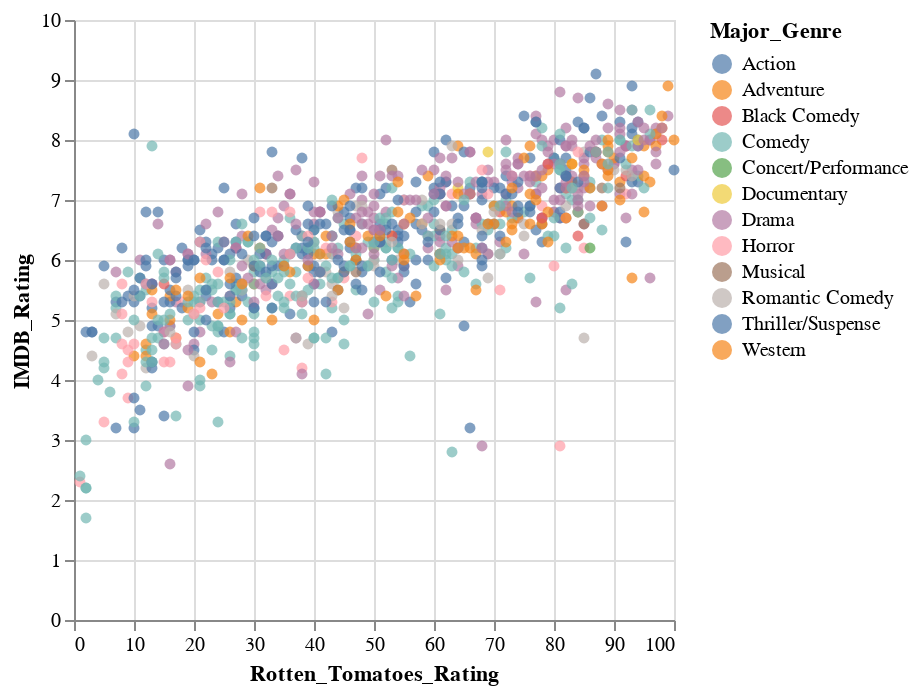

The code cell stored with this chart in its notebook:
### Markdown cell above
### Legends

We saw before how we could use the `bind` parameter 
of an altair selection
to link it to the legend of the plot.

### Code cell
select_genre = alt.selection_point(
    fields=['Major_Genre'], # limit selection to the Major_Genre field
    bind='legend'
)

alt.Chart(movies).mark_circle().encode(
    x='Rotten_Tomatoes_Rating',
    y='IMDB_Rating',
    tooltip='Title',
    color='Major_Genre',
    opacity=alt.condition(select_genre, alt.value(0.7), alt.value(0.1))
).add_params(
    select_genre
)

### Figure 1 — Vega specification as saved in the notebook (floating-point values rounded to 4 significant figures; data arrays with more than 128 entries replaced by an {"elided": "..."} marker saying what was removed)
{"$schema": "https://vega.github.io/schema/vega/v5.json", "data": [{"name": "param_1_store"}, {"name": "source_0", "values": {"elided": "978 records"}}, {"name": "source_0_x_domain_Rotten_Tomatoes_Rating", "values": [{"min": 1.0, "max": 100.0}]}, {"name": "source_0_y_domain_IMDB_Rating", "values": [{"min": 1.7, "max": 9.1}]}, {"name": "source_0_color_domain_Major_Genre", "values": [{"Major_Genre": "Action"}, {"Major_Genre": "Black Comedy"}, {"Major_Genre": "Comedy"}, {"Major_Genre": "Drama"}, {"Major_Genre": "Adventure"}, {"Major_Genre": "Horror"}, {"Major_Genre": "Thriller/Suspense"}, {"Major_Genre": "Documentary"}, {"Major_Genre": "Romantic Comedy"}, {"Major_Genre": "Western"}, {"Major_Genre": "Musical"}, {"Major_Genre": "Concert/Performance"}]}], "signals": [{"name": "unit", "value": {}, "on": [{"events": "pointermove", "update": "isTuple(group()) ? group() : unit"}]}, {"name": "param_1_Major_Genre_legend", "value": null, "on": [{"events": [{"source": "view", "markname": "Major_Genre_legend_symbols", "type": "click"}, {"source": "view", "markname": "Major_Genre_legend_labels", "type": "click"}, {"source": "view", "markname": "Major_Genre_legend_entries", "type": "click"}], "update": "isDefined(datum.value) ? datum.value : item().items[0].items[0].datum.value", "force": true}, {"events": [{"source": "view", "type": "click"}], "update": "!event.item || !datum ? null : param_1_Major_Genre_legend", "force": true}]}, {"name": "param_1", "update": "vlSelectionResolve(\"param_1_store\", \"union\", true, true)"}, {"name": "param_1_tuple", "update": "param_1_Major_Genre_legend !== null ? {fields: param_1_tuple_fields, values: [param_1_Major_Genre_legend]} : null"}, {"name": "param_1_tuple_fields", "value": [{"type": "E", "field": "Major_Genre"}]}, {"name": "param_1_toggle", "value": false, "on": [{"events": {"merge": [{"source": "view", "type": "click"}]}, "update": "event.shiftKey"}]}, {"name": "param_1_modify", "on": [{"events": {"signal": "param_1_tuple"}, "update": "modify(\"param_1_store\", param_1_toggle ? null : param_1_tuple, param_1_toggle ? null : true, param_1_toggle ? param_1_tuple : null)"}]}], "marks": [{"type": "symbol", "name": "marks", "from": {"data": "source_0"}, "encode": {"update": {"opacity": [{"value": 0.7, "test": "!length(data(\"param_1_store\")) || vlSelectionTest(\"param_1_store\", datum)"}, {"value": 0.1}], "x": {"field": "Rotten_Tomatoes_Rating", "scale": "x"}, "y": {"field": "IMDB_Rating", "scale": "y"}, "fill": {"field": "Major_Genre", "scale": "color"}, "shape": {"value": "circle"}, "tooltip": {"signal": "isValid(datum[\"Title\"]) ? datum[\"Title\"] : \"\"+datum[\"Title\"]"}}}, "interactive": true, "style": ["circle"]}], "scales": [{"name": "x", "type": "linear", "domain": [{"signal": "(data(\"source_0_x_domain_Rotten_Tomatoes_Rating\")[0] || {}).min"}, {"signal": "(data(\"source_0_x_domain_Rotten_Tomatoes_Rating\")[0] || {}).max"}], "range": [0, {"signal": "width"}], "nice": true, "zero": true}, {"name": "y", "type": "linear", "domain": [{"signal": "(data(\"source_0_y_domain_IMDB_Rating\")[0] || {}).min"}, {"signal": "(data(\"source_0_y_domain_IMDB_Rating\")[0] || {}).max"}], "range": [{"signal": "height"}, 0], "nice": true, "zero": true}, {"name": "color", "type": "ordinal", "domain": {"data": "source_0_color_domain_Major_Genre", "field": "Major_Genre", "sort": true}, "range": "category"}], "axes": [{"scale": "x", "orient": "bottom", "grid": true, "maxExtent": 0, "tickCount": {"signal": "ceil(width/40)"}, "ticks": false, "zindex": 0, "aria": false, "gridScale": "y", "labels": false, "domain": false, "minExtent": 0}, {"scale": "y", "ticks": false, "zindex": 0, "tickCount": {"signal": "ceil(height/40)"}, "domain": false, "minExtent": 0, "orient": "left", "gridScale": "x", "labels": false, "grid": true, "aria": false, "maxExtent": 0}, {"scale": "x", "orient": "bottom", "labelFlush": true, "labelOverlap": true, "title": "Rotten_Tomatoes_Rating", "tickCount": {"signal": "ceil(width/40)"}, "zindex": 0, "grid": false}, {"scale": "y", "orient": "left", "tickCount": {"signal": "ceil(height/40)"}, "title": "IMDB_Rating", "labelOverlap": true, "zindex": 0, "grid": false}], "height": 300, "padding": 5, "style": "cell", "legends": [{"fill": "color", "symbolType": "circle", "title": "Major_Genre", "encode": {"labels": {"name": "Major_Genre_legend_labels", "interactive": true, "update": {"opacity": [{"test": "(!length(data(\"param_1_store\")) || (param_1[\"Major_Genre\"] && indexof(param_1[\"Major_Genre\"], datum.value) >= 0))", "value": 1}, {"value": 0.35}]}}, "symbols": {"name": "Major_Genre_legend_symbols", "interactive": true, "update": {"opacity": [{"test": "(!length(data(\"param_1_store\")) || (param_1[\"Major_Genre\"] && indexof(param_1[\"Major_Genre\"], datum.value) >= 0))", "value": 0.7}, {"value": 0.35}]}}, "entries": {"name": "Major_Genre_legend_entries", "interactive": true, "update": {"fill": {"value": "transparent"}}}}}], "background": "white", "width": 300}
